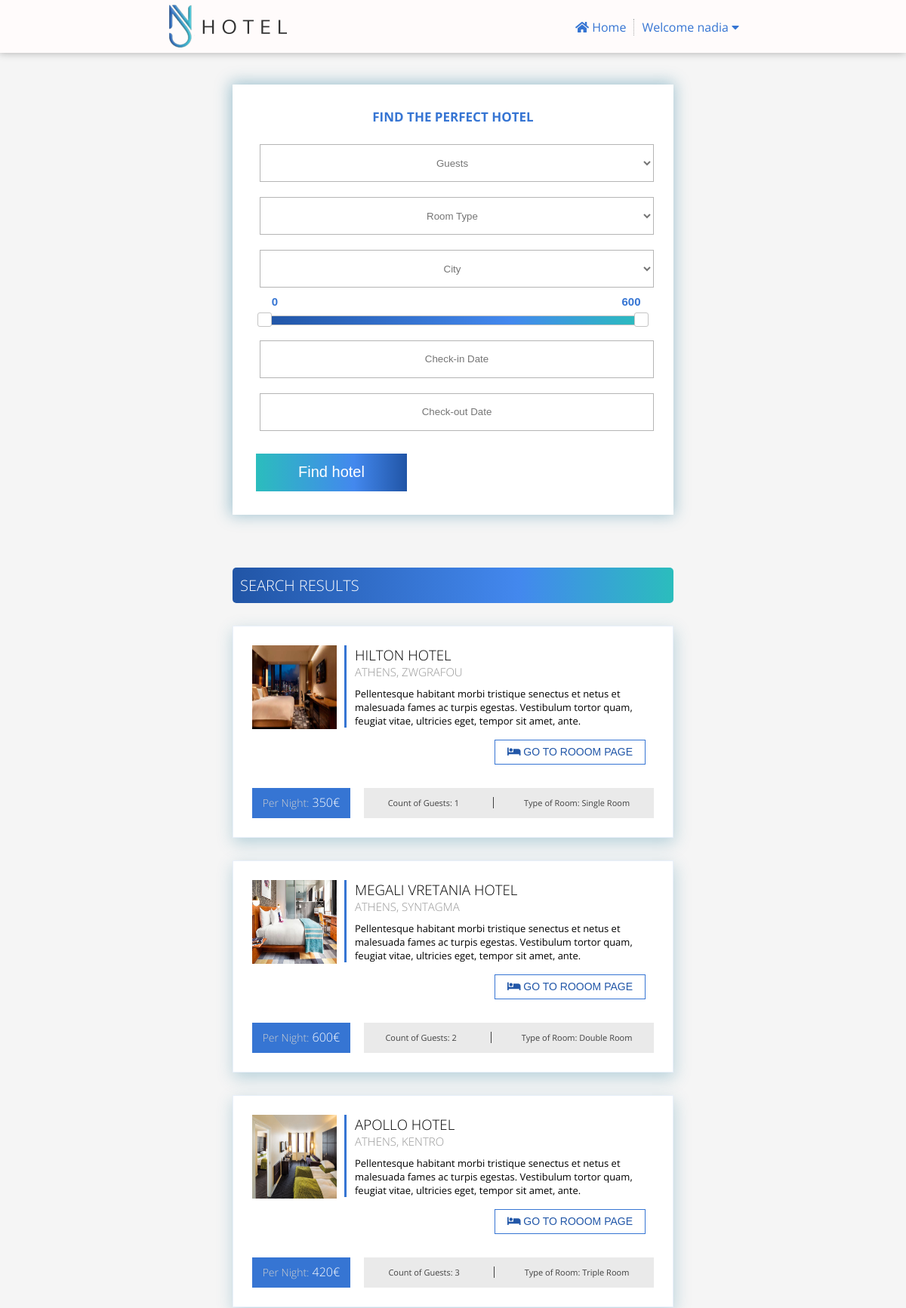
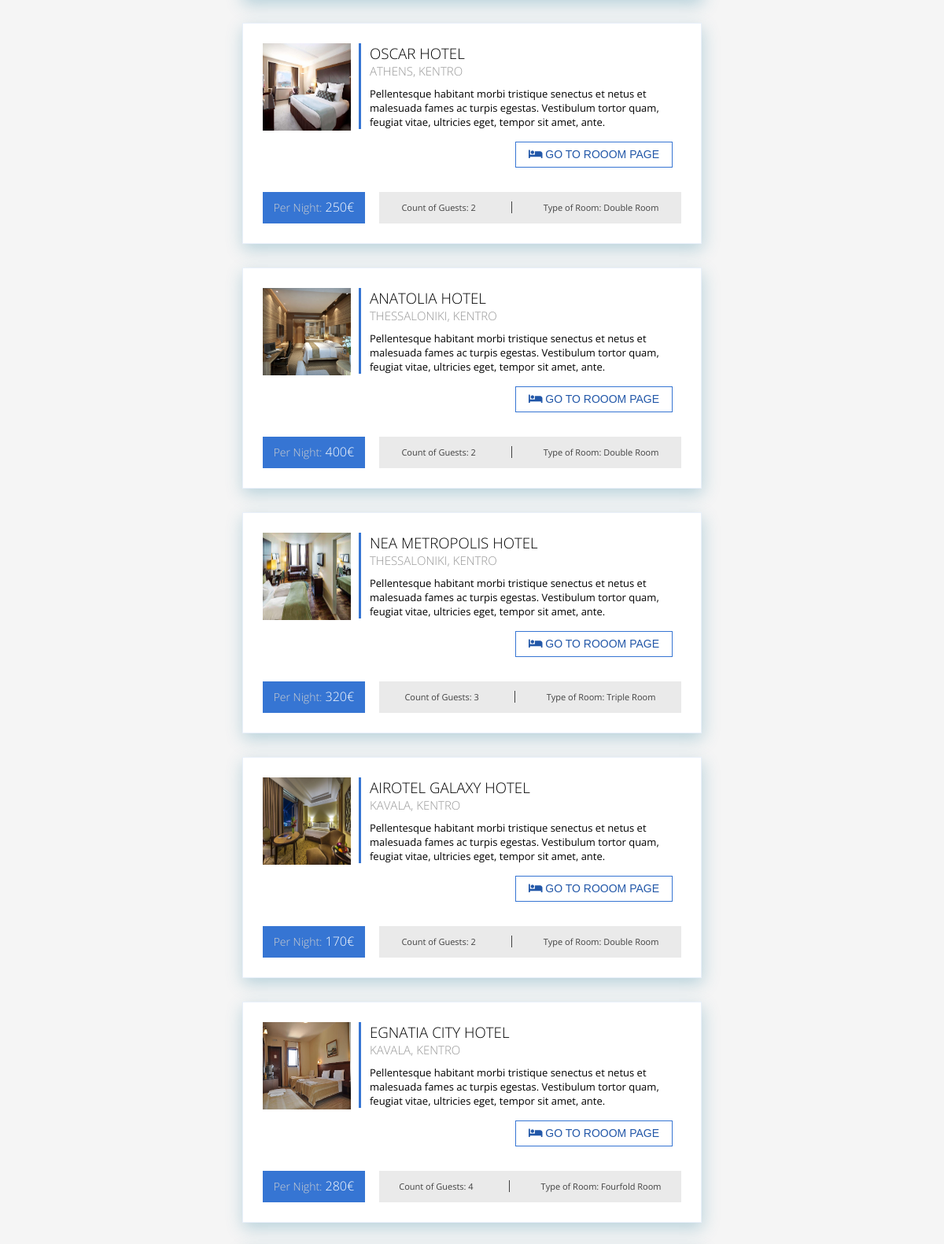
Page /public/list.php (signed in, upper part) on the committed database (2 pictures, top to bottom).
### tables this page shows
CREATE TABLE `user` (
  `user_id` int(10) UNSIGNED NOT NULL,
  `name` varchar(250) NOT NULL,
  `email` varchar(250) NOT NULL,
  `password` text NOT NULL,
  `created_time` timestamp NOT NULL DEFAULT current_timestamp()
);

CREATE TABLE `room` (
  `room_id` int(10) UNSIGNED NOT NULL,
  `type_id` int(10) UNSIGNED NOT NULL,
  `name` varchar(250) NOT NULL,
  `city` varchar(250) NOT NULL,
  `area` varchar(250) NOT NULL,
  `photo_url` varchar(250) NOT NULL,
  `count_of_guests` int(10) UNSIGNED NOT NULL,
  `price` int(10) UNSIGNED NOT NULL,
  `address` varchar(250) NOT NULL,
  `location_lat` decimal(10,7) NOT NULL,
  `location_long` decimal(10,7) NOT NULL,
  `description_short` varchar(250) NOT NULL,
  `description_long` text NOT NULL,
  `parking` tinyint(1) NOT NULL,
  `wifi` tinyint(1) NOT NULL,
  `pet_friendly` tinyint(1) NOT NULL,
  `avg_reviews` decimal(10,7) DEFAULT NULL,
  `count_reviews` int(10) UNSIGNED DEFAULT 0,
  `created_time` timestamp NOT NULL DEFAULT current_timestamp()
);

CREATE TABLE `room_type` (
  `type_id` int(10) UNSIGNED NOT NULL,
  `title` varchar(250) NOT NULL
);

### app/Hotel/User.php (called while the page is built, shortened)
<?php
class User extends BaseService{
    private static $currentUserId;
    public function getByUserId($userId){
        $parameters = [
            ':user_id' => $userId
        ];
        return $this->fetch("SELECT * FROM user WHERE user_id = :user_id", $parameters);
    }
    public static function getCurrentUserId(){
        return self::$currentUserId;
    }
    public static function setCurrentUserId($userId){
       self::$currentUserId = $userId;
    }
}
?>

### app/Hotel/BaseService.php (called while the page is built, shortened)
<?php
class BaseService{
    private static $pdo;
    protected function initializePdo(){
        if(!empty(self::$pdo)){
            return;
        }
        $config = Configuration::getInstance();
        $databaseConfig = $config->getConfig()['database'];
        try{
            self::$pdo = new PDO(sprintf('mysql:host=%s;dbname=%s;charset=UTF8', $databaseConfig['host'], $databaseConfig['dbname']), $databaseConfig['username'], $databaseConfig['password'], [PDO::MYSQL_ATTR_INIT_COMMAND => "SET NAMES 'UTF8'"]);
            self::$pdo->setAttribute(PDO::ATTR_ERRMODE, PDO::ERRMODE_EXCEPTION);
        }catch (\PDOException $ex){
            throw new \Exception(sprintf('Could not connect to database. Error: %s', $ex->getMessage()));
        }
    }
    protected function fetchAll($sql, $parameters= [], $type = PDO::FETCH_ASSOC){
        $statement = $this->getPdo()->prepare($sql);
        foreach ($parameters as $key => $value){
            $statement->bindValue($key, $value, is_int($value) ? PDO::PARAM_INT : PDO::PARAM_STR);
        }
        $status = $statement->execute();
        return $statement->fetchAll($type);
    }
    protected function fetch($sql, $parameters= [], $type = PDO::FETCH_ASSOC){
        $statement = $this->getPdo()->prepare($sql);
        foreach ($parameters as $key => $value){
            $statement->bindValue($key, $value, is_int($value) ? PDO::PARAM_INT : PDO::PARAM_STR);
        }
        $status = $statement->execute();
        return $statement->fetch($type);
    }
    protected function getPdo(){
        return self::$pdo;
    }
}
?>

### app/Hotel/Room.php (called while the page is built, shortened)
<?php
class Room extends BaseService  {
    public function search($checkInDate, $checkOutDate, $city = '', $typeId = '', $guests = '', $minPrice = '', $maxPrice = ''){
        $parameters = [
            ':check_in_date' => $checkInDate->format(DateTime::ATOM),
            ':check_out_date' => $checkOutDate->format(DateTime::ATOM)
        ];
        $sql = 'SELECT * FROM room WHERE ';
        $sql .= 'room_id NOT IN (
           SELECT room_id
           FROM booking
           WHERE check_in_date <= :check_out_date AND check_out_date >= :check_in_date)';
        return $this->fetchAll($sql, $parameters);
    }
}
?>

### app/Hotel/RoomType.php (called while the page is built, shortened)
<?php
class RoomType extends BaseService  {
     public function getAllTypes(){
        return $this->fetchAll("SELECT * FROM room_type");
    }
    public static function findValueFromArrayKey($array = [], $key = ''){
        foreach ($array as $arrayElement){
          if($arrayElement['type_id'] == $key){
            $value = $arrayElement['title'] ;
          }
        }
        return $value;
    }
}
?>

### public/list.php (the view, shortened to what this page needs)
<?php
$room = new Room();
$type = new RoomType();
$allTypes = $type->getAllTypes();
$selectedCity = $_REQUEST['city'];
$selectedTypeId = $_REQUEST['room_type'];
$checkInDate = $_REQUEST['check_in_date'];
$checkOutDate = $_REQUEST['check_out_date'];
$selectedGuests = $_REQUEST['guest'];
$selectedMinPrice = $_REQUEST['min_price'];
$selectedMaxPrice = $_REQUEST['max_price'];
$allAvailableRooms = $room->search(new DateTime($checkInDate), new DateTime($checkOutDate), $selectedCity, $selectedTypeId, $selectedGuests, $selectedMinPrice, $selectedMaxPrice);
?>
<!DOCTYPE html>
<html lang="en">
    <head>
        <link rel="stylesheet" href="assets/css/all.min.css">
        <link rel="stylesheet" type="text/css" href="assets/js/jquery/jquery-ui.css">
        <link rel="stylesheet" type="text/css" href="assets/css/style.css">
        <link rel="stylesheet" type="text/css" href="assets/css/list.css">
        <link rel="stylesheet" type="text/css" href="assets/css/drop.css">
        <link rel="stylesheet" type="text/css" href="assets/css/errors.css">
        <link rel="stylesheet" type="text/css" href="assets/css/responsive.css">
    </head>
    <body>
        <?php include "partial/header.php" ?>
        <?php include "partial/mobile.php" ?>
        <section>
            <div class="search-results">
                <div class="sidebar-filters">
                    <form name="searchForm" class="searchForm" action="list.php" onsubmit="return validateForm()">
                        <h2>Find the perfect hotel</h2>
                        <select name="guest" id="guests" class="styling-fields register-fields select-guests">
                            <option value="" disabled selected hidden>Guests</option>
                        </select>
                        <select name="room_type" id="room-type" class="styling-fields register-fields select-room">
                            <option value="" disabled selected hidden>Room Type</option>
                        </select>
                        <select name="city" id="city" class="styling-fields register-fields select-city">
                            <option value="" disabled selected hidden>City</option>
                        </select>
                        <div class="prices">
                            <input name="min_price" type="text" id="amount" class="price-range" readonly>
                            <input name="max_price" type="text" id="amount2" class="price-range" readonly>
                        </div>
                        <div id="slider-range"></div>
                        <input class="styling-fields register-fields check-in-date" type="text"  autocomplete="off" id="datepicker-start" name="check_in_date" value="<?php echo $checkInDate;?>" placeholder="Check-in Date">
                        <input class="styling-fields register-fields check-out-date" type="text"  autocomplete="off" id="datepicker-end" name="check_out_date" value="<?php echo $checkOutDate;?>" placeholder="Check-out Date">
                        <button type="submit" class="button">Find hotel</button>
                    </form>
                </div>
                <div class="hotel-results" id="search-results-container">
                    <div class="results-bar">
                        <h2>Search Results</h2>
                    </div>
                    <?php
                        foreach($allAvailableRooms as $allAvailableRoom) {
                    ?>
                    <article class="room">
                        <aside class="media">
                            <img src="assets/images/rooms/<?php echo $allAvailableRoom['photo_url'];?>" />
                        </aside>
                        <div class="info">
                            <h1> <?php echo $allAvailableRoom['name'];?></h1>
                            <h2> <?php echo $allAvailableRoom['city'];?>, <?php echo $allAvailableRoom['area'];?> </h2>
                            <p><?php echo $allAvailableRoom['description_short'];?></p>
                            <button class="go-to-room-button"><a href="room.php?room_id=<?php echo $allAvailableRoom['room_id'];?>&check_in_date=<?php
                            echo $checkInDate;?>&check_out_date=<?php echo $checkOutDate;?>"><i class="fas fa-bed"></i>  Go to Rooom Page</a></button>
                        </div>
                        <div class="room-details">
                            <h3 class="room-price "><span class="per-night-price">Per Night:</span> <?php echo $allAvailableRoom['price'];?>€</h3>
                            <div class="details">
                                <p class="detail-text1">Count of Guests: <?php echo $allAvailableRoom['count_of_guests'];?></p>
                                <p class="detail-text2">Type of Room: <?php echo $type->findValueFromArrayKey($allTypes,$allAvailableRoom['type_id']);?></p>
                            </div>
                        </div>
                    </article>
                    <?php
                        }
                    ?>
                </div>
            </div>
        </section>
    </body>
</html>

### public/partial/header.php (shortened to what this page needs)
<?php
$userId =  User::getCurrentUserId();
if(!empty($userId)){
    $user = new User();
    $name = $user->getByUserId($userId)['name'];
}
?>
<header>
    <div class="header-container">
        <div class="logo">
            <a href="index.php"><img src="assets/images/logo.png"></a>
            </div>
        <nav class="navigation">
            <ul>
                <li class="nav-item home-page">
                    <a href="index.php">
                        <i class="fas fa-home"></i>&nbsp;<span>Home</span>
                    </a>
                </li>
                <?php
                    if(!empty($userId)) {
                ?>
                    <li class="dropdown nav-item-two profile-page">
                        <div class="dropbtn" onclick="dropdown()">Welcome <?php echo $name ?>
                            <i class="fa fa-caret-down"></i>
                        </div>
                    </li>
                <?php
                    }
                ?>
            </ul>
        </nav>
    </div>
</header>

### public/assets/css/style.css (style rules this page uses)
* { margin: 0; padding: 0; box-sizing: border-box; }
body { background-color: #f5f5f5; color: #000; font-family: 'Open Sans', sans-serif; font-size: 16px; height: 100vh; padding-bottom: 51px; }
body > header { min-height: 70px; background-color: #fffbfb; position: fixed; width: 100%; z-index: 1; }
h2 { color:#3675d3; }
button { width: 200px; height: 50px; margin-top: 20px; font-size: 20px; border: none; overflow: hidden; color: #ffffff; cursor: pointer; visibility: visible; background: -moz-linear-gradient(left, #2bbdbd 0%, #4388ee 65%, #2155a6 100%); background: -webkit-linear-gradient(left, #2bbdbd 0%, #4388ee 65%, #2155a6 100%); background: linear-gradient(90deg, #2bbdbd 0%, #4388ee 65%, #2155a6 100%); outline:none; }
.header-container { text-align: center; width: 56%; margin: 0 auto; }
div.logo { float: left; padding-top: 5px; }
nav.navigation { text-align: right; list-style: none; }
nav.navigation ul li { display: inline-block; }
ul li.nav-item { padding-top: 25px; list-style: none; }
li.nav-item:after { display: inline; content: ' '; border-right: 1px dotted #aaa; padding-right: 5px; }
ul li a { padding: 0 5px ; }
ul li a, ul li a:link { text-decoration: none; color: #3675d3; }
div form h2 { padding-bottom: 15px; }
form .styling-fields { width: 200px; height: 50px; text-align: center; outline:none; margin: 10px 5px; border: 1px solid #b5b5b5; background: #fff; }
form input { outline:none; }
.select-city, .select-room, .select-guests { -moz-text-align-last: center; text-align-last:center; color: #757575; }

### public/assets/css/list.css (style rules this page uses)
body > header { box-shadow: -1px 0px 10px 0px #3c3c3c66; }
div.search-results { text-align: center; margin: 0 auto; overflow: hidden; width: 60%; padding: 50px; padding-top: 90px; }
form.searchForm { display: flex; flex-direction: column; }
form.searchForm > h2 { font-size: 17px; }
div.sidebar-filters { float: left; border: 1px solid #fff; background: #fff; padding: 30px; box-shadow: -1px -1px 19px 2px #247b9c66; }
input.price-range { border:0; color: #3675d3; font-weight:bold; font-size: 15px; text-align: center; }
div.hotel-results { float: right; width: 65%; }
div.hotel-results article { text-align: left; border: 1px solid #3675d31c; margin-bottom: 30px; padding: 25px; background: white; box-shadow: 1px 7px 20px 0px #247b9c4a; }
.results-bar { color: #fff; text-align: left; padding: 5px; background: linear-gradient(90deg ,#2155a6 0%, #4388ee 65%, #2bbdbd 100%); border-radius: 5px; margin-bottom: 30px; }
.results-bar h2 { color: #fff; font-size: 20px; padding: 5px; }
#slider-range { min-width: 96%; margin: 0 auto; margin-bottom: 10px; }
div.prices { display: flex; justify-content: space-between; padding-bottom: 10px; }
.price-range { max-width: 50px; }
div.hotel-results aside.media img { width: 21%; float: left; height: 111px; transition: 0.5s; }
button.go-to-room-button { float: right; font-size: 14px; width: 200px; height: 33px; text-transform: uppercase; position: relative; background: rgba(0, 0, 0, 0); border: 1px solid #3675d3; color: #3675d3; box-shadow: none; border-radius: 0; margin: 16px 11px 6px 0; transition: 0.5s; }
button.go-to-room-button a { text-decoration: none; color: #2257a8; }
article.room div.info { border-left: 3px solid #3675d3; width: 77%; margin-left: 23%; padding-left: 2%; }
div.info h1, h2 { text-transform: uppercase; font-weight: 100; }
div.info h2 { font-size: 15px; color: rgb(150, 150, 150); transition: 0.5s; }
form h2 { font-size: 20px; font-weight: bold; }
div.info p { font-size: 14px; margin-top: 10px; }
div.room-details { display: flex; align-items: center; justify-content: center; margin-top: 80px; font-size: 13px; }
div.details { display: flex; justify-content: center; align-items: center; background: #eaeaea; color: #404040; width: 77%; height: 40px; }
div h3.room-price { font-size: 17px; font-weight: 100; background-color: #3675d3; color: #fff; width: 20%; height: 40px; text-align: center; float: left; margin-right: 18px; padding: 8px 0; }
span.per-night-price { font-size: 14px; color: #d0d0d0; }
p.detail-text1 { float: left; padding-right: 20px; text-align: center; font-size: 12px; }
p.detail-text1:after { display: inline; content: ' '; border-right: 1px solid #404040; padding-right: 45px; }
p.detail-text2 { padding-left: 20px; text-align: center; font-size: 12px; }
div.details { text-align: center; }

### rows in the picture
user: name "nadia"
room: photo_url (picture), name "HILTON HOTEL", city "ATHENS", area "ZWGRAFOU", description_short "Pellentesque habitant morbi tristique senectus et netus et malesuada fames ac turpis egestas. Vestibulum tortor quam, feugiat vitae, ultricies eget, tempor sit amet, ante.", price "350", count_of_guests "1", type.title "Single Room"
room: photo_url (picture), name "MEGALI VRETANIA HOTEL", city "ATHENS", area "SYNTAGMA", description_short "Pellentesque habitant morbi tristique senectus et netus et malesuada fames ac turpis egestas. Vestibulum tortor quam, feugiat vitae, ultricies eget, tempor sit amet, ante.", price "600", count_of_guests "2", type.title "Double Room"
room: photo_url (picture), name "APOLLO HOTEL", city "ATHENS", area "KENTRO", description_short "Pellentesque habitant morbi tristique senectus et netus et malesuada fames ac turpis egestas. Vestibulum tortor quam, feugiat vitae, ultricies eget, tempor sit amet, ante.", price "420", count_of_guests "3", type.title "Triple Room"
room: photo_url (picture), name "OSCAR HOTEL", city "ATHENS", area "KENTRO", description_short "Pellentesque habitant morbi tristique senectus et netus et malesuada fames ac turpis egestas. Vestibulum tortor quam, feugiat vitae, ultricies eget, tempor sit amet, ante.", price "250", count_of_guests "2", type.title "Double Room"
room: photo_url (picture), name "ANATOLIA HOTEL", city "THESSALONIKI", area "KENTRO", description_short "Pellentesque habitant morbi tristique senectus et netus et malesuada fames ac turpis egestas. Vestibulum tortor quam, feugiat vitae, ultricies eget, tempor sit amet, ante.", price "400", count_of_guests "2", type.title "Double Room"
room: photo_url (picture), name "NEA METROPOLIS HOTEL", city "THESSALONIKI", area "KENTRO", description_short "Pellentesque habitant morbi tristique senectus et netus et malesuada fames ac turpis egestas. Vestibulum tortor quam, feugiat vitae, ultricies eget, tempor sit amet, ante.", price "320", count_of_guests "3", type.title "Triple Room"
room: photo_url (picture), name "AIROTEL GALAXY HOTEL", city "KAVALA", area "KENTRO", description_short "Pellentesque habitant morbi tristique senectus et netus et malesuada fames ac turpis egestas. Vestibulum tortor quam, feugiat vitae, ultricies eget, tempor sit amet, ante.", price "170", count_of_guests "2", type.title "Double Room"
room: photo_url (picture), name "EGNATIA CITY HOTEL", city "KAVALA", area "KENTRO", description_short "Pellentesque habitant morbi tristique senectus et netus et malesuada fames ac turpis egestas. Vestibulum tortor quam, feugiat vitae, ultricies eget, tempor sit amet, ante.", price "280", count_of_guests "4", type.title "Fourfold Room"
